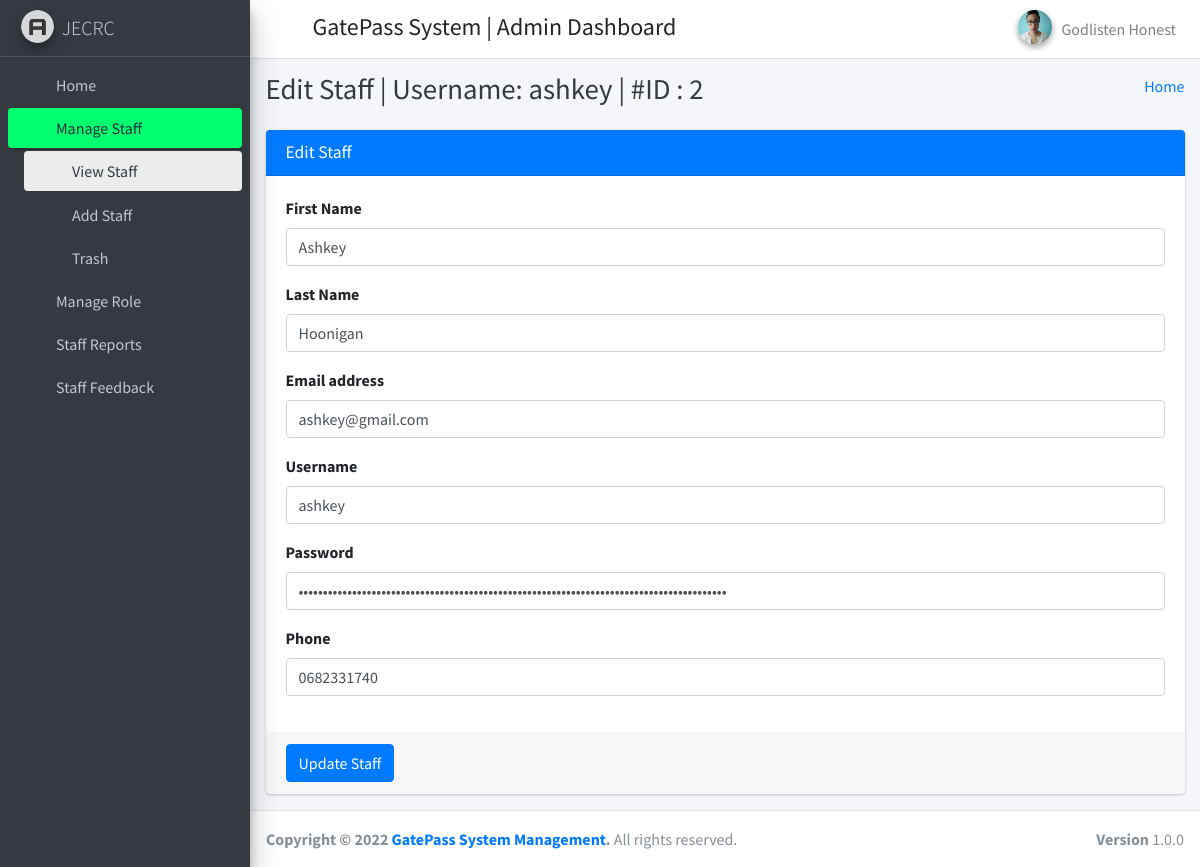
The app's page /edit_staff/2/ (signed in) with its own data.
### gateapp/models.py (models this page shows)
class CustomUser(AbstractUser):
	phone = models.CharField(max_length=10,null=True,blank=True)
	is_deleted = models.BooleanField(default=False)
	deleted_at = models.DateTimeField(null=True,blank=True)

### gateapp/AdminViews.py (the view)
# urls.py: path('edit_staff/<staff_id>/', AdminViews.edit_staff, name="edit_staff"),
def edit_staff(request, staff_id):
	staff = CustomUser.objects.get(id=staff_id)
	context = {
		"staff": staff,
		"id": staff_id
	}
	return render(request, "hod_template/edit_staff_template.html", context)

### gateapp/templates/hod_template/edit_staff_template.html (shortened to what this page needs)
{% extends 'hod_template/base_template.html' %}
{% block page_title %}
    Edit Staff | Username: {{ staff.username }} | #ID : {{ staff.id }}
{% endblock page_title %}
{% block main_content %}
{% load static %}
<section class="content">
        <div class="container-fluid">
            <div class="row">
                <div class="col-md-12">
                    <div class="card card-primary">
                    <div class="card-header">
                        <h3 class="card-title">Edit Staff</h3>
                    </div>
                    <form role="form" method="POST" action="{% url 'edit_staff_save' %}">
                        <div class="card-body">
                            <div class="form-group">
                                <label>First Name</label>
                                <input type="text" class="form-control" name="first_name" value="{{ staff.first_name }}">
                            </div>
                            <div class="form-group">
                                <label>Last Name</label>
                                <input type="text" class="form-control" name="last_name" value="{{ staff.last_name }}">
                            </div>
                            <div class="form-group">
                                <label>Email address</label>
                                <input type="email" class="form-control" name="email" value="{{ staff.email }}">
                            </div>
                            <div class="form-group">
                                <label>Username</label>
                                <input type="text" class="form-control" name="username" value="{{ staff.username }}">
                            </div>
                            <div class="form-group">
                                <label>Password</label>
                                <input type="password" class="form-control" name="password" value="{{ staff.password }}">
                            </div>
                            <div class="form-group">
                                <label>Phone</label>
                                <input type="tel" class="form-control" name="phone" value="{{ staff.phone }}">
                            </div>
                        </div>
                        <div class="card-footer">
                        <button type="submit" class="btn btn-primary">Update Staff</button>
                        </div>
                    </form>
                    </div>
                </div>
            </div>
        </div>
      </section>
  {% endblock main_content %}

### gateapp/templates/hod_template/base_template.html (shortened to what this page needs)
{% load static %}
<!DOCTYPE html>
<html>
<head>
  <link rel="stylesheet" href="{% static 'plugins/fontawesome-free/css/all.min.css' %}">
  <link rel="stylesheet" href="https://code.ionicframework.com/ionicons/2.0.1/css/ionicons.min.css">
  <link rel="stylesheet" href="{% static 'plugins/tempusdominus-bootstrap-4/css/tempusdominus-bootstrap-4.min.css' %}">
  <link rel="stylesheet" href="{% static 'plugins/icheck-bootstrap/icheck-bootstrap.min.css' %}">
  <link rel="stylesheet" href="{% static 'plugins/jqvmap/jqvmap.min.css' %}">
  <link rel="stylesheet" href="{% static 'dist/css/adminlte.min.css'  %}">
  <link rel="stylesheet" href="{% static 'plugins/overlayScrollbars/css/OverlayScrollbars.min.css' %}">
  <link rel="stylesheet" href="{% static 'plugins/daterangepicker/daterangepicker.css' %}">
  <link rel="stylesheet" href="{% static 'plugins/summernote/summernote-bs4.css' %}">
  <link rel="stylesheet" href="{% static 'plugins/datatables-bs4/css/dataTables.bootstrap4.min.css' %}">
  <link rel="stylesheet" href="{% static 'plugins/datatables-responsive/css/responsive.bootstrap4.min.css' %}">
  <link rel="stylesheet" href="{% static 'plugins/datatables-buttons/css/buttons.bootstrap4.min.css' %}">
  <link rel="stylesheet" href="{% static 'plugins/sweetalert2-theme-bootstrap-4/bootstrap-4.min.css' %}">
  <link rel="stylesheet" href="{% static 'plugins/toastr/toastr.min.css' %}">
</head>
<body class="hold-transition sidebar-mini layout-fixed layout-navbar-fixed ">
  {% if user.is_staff %}
  <div class="wrapper">
    <nav class="main-header navbar navbar-expand navbar-white navbar-light">
      <ul class="navbar-nav">
        <li class="nav-item">
          <a class="nav-link" data-widget="pushmenu" href="#" role="button"><i class="fas fa-bars"></i></a>
        </li>
      </ul>
      <h4 style="margin-left: 10px; margin-top: 5px;" class="d-none d-md-inline">GatePass System | Admin Dashboard</h4>
      <ul class="navbar-nav ml-auto">
        <li class="nav-item dropdown user-menu">
          <a class="nav-link dropdown-toggle" data-toggle="dropdown" href="#">
            <img src="{% static 'dist/img/user5-128x128.jpg' %}" class="user-image img-circle elevation-2"
              alt="User Image">
            <span class="d-none d-md-inline">{{ user.first_name }} {{ user.last_name }}</span>
          </a>
        </li>
      </ul>
    </nav>
    {% include 'hod_template/sidebar_template.html' with user=user id=id %}
    <div class="content-wrapper">
      <div class="content-header">
        <div class="container-fluid">
          <div class="row mb-2">
            <div class="col-sm-6">
              <h1 class="m-0 text-dark">
                {% block page_title %}
                {% endblock page_title %}
              </h1>
            </div>
            <div class="col-sm-6">
              <ol class="breadcrumb float-sm-right">
                <li class="breadcrumb-item"><a href="{% url 'admin_home' %}">Home</a></li>
              </ol>
            </div>
          </div>
        </div>
      </div>
      {% block main_content %}
      {% endblock main_content %}
    </div>
    <footer class="main-footer">
      <strong>Copyright &copy; 2022 <a href="#">GatePass System Management</a>.</strong>
      All rights reserved.
      <div class="float-right d-none d-sm-inline-block">
        <b>Version</b> 1.0.0
      </div>
    </footer>
  </div>
  {% endif %}
</body>
</html>

### records on screen
CustomUser: first_name "Godlisten", last_name "Honest"
CustomUser: username "ashkey", id "2", first_name "Ashkey", last_name "Hoonigan", email "ashkey@gmail.com", phone "0682331740"
